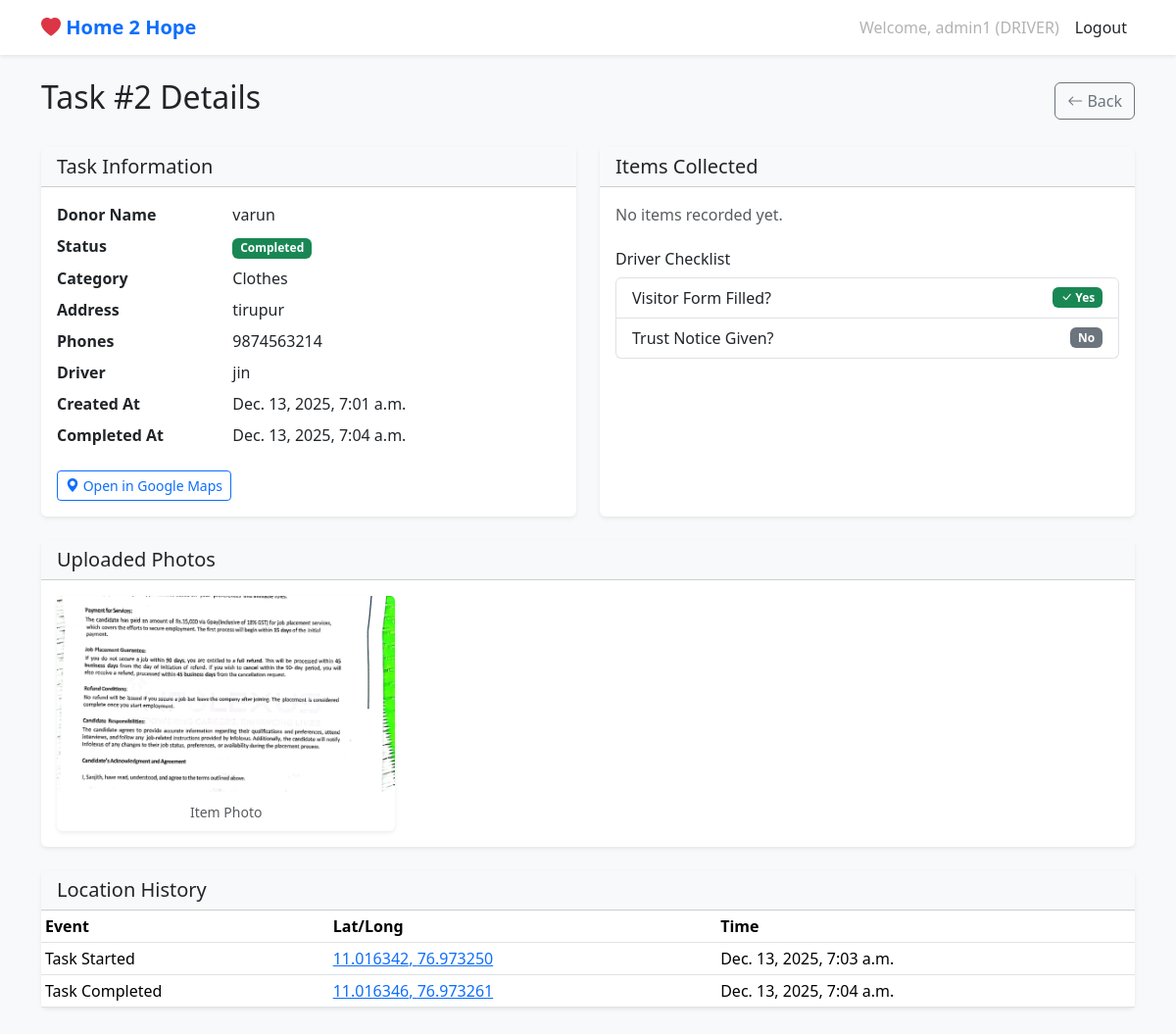
Page /tasks/2/admin/ (signed in) on the committed database.
### core/models.py (models this page shows, shortened)
class User(AbstractUser):
    ROLE_ADMIN = 'ADMIN'
    ROLE_DRIVER = 'DRIVER'
    ROLE_CHOICES = [
        (ROLE_ADMIN, 'Admin'),
        (ROLE_DRIVER, 'Driver'),
    ]
    role = models.CharField(max_length=10, choices=ROLE_CHOICES, default=ROLE_DRIVER)
    phone_number = models.CharField(max_length=20, blank=True)

class Task(models.Model):
    STATUS_ASSIGNED = 'ASSIGNED'
    STATUS_IN_PROGRESS = 'IN_PROGRESS'
    STATUS_COMPLETED = 'COMPLETED'
    STATUS_CHOICES = [
        (STATUS_ASSIGNED, 'Assigned'),
        (STATUS_IN_PROGRESS, 'In Progress'),
        (STATUS_COMPLETED, 'Completed'),
    ]
    donor_name = models.CharField(max_length=255)
    address = models.TextField()
    phone_numbers = models.CharField(max_length=255, help_text="Comma-separated phone numbers")
    location_link = models.URLField(max_length=500, help_text="Google Maps Share Link")
    CATEGORY_CHOICES = [
        ('FURNITURE', 'Furniture'),
        ('CLOTHES', 'Clothes'),
        ('ELECTRONICS', 'Electronics'),
        ('FOOD', 'Food'),
        ('BOOKS', 'Books'),
        ('OTHER', 'Other'),
    ]
    category = models.CharField(max_length=50, choices=CATEGORY_CHOICES, default='OTHER')
    is_urgent = models.BooleanField(default=False)
    assigned_to = models.ForeignKey(User, on_delete=models.SET_NULL, null=True, blank=True, related_name='assigned_tasks')
    created_by = models.ForeignKey(User, on_delete=models.CASCADE, related_name='created_tasks')
    status = models.CharField(max_length=20, choices=STATUS_CHOICES, default=STATUS_ASSIGNED)
    created_at = models.DateTimeField(auto_now_add=True)
    updated_at = models.DateTimeField(auto_now=True)
    completed_at = models.DateTimeField(null=True, blank=True)
    visitor_form_filled = models.BooleanField(default=False)
    trust_notice_given = models.BooleanField(default=False)

class TaskPhoto(models.Model):
    PHOTO_TYPE_ITEM = 'ITEM'
    PHOTO_TYPE_DONOR = 'DONOR'
    PHOTO_TYPE_VISITOR_FORM = 'VISITOR_FORM'
    PHOTO_TYPE_OTHER = 'OTHER'
    PHOTO_TYPE_CHOICES = [
        (PHOTO_TYPE_ITEM, 'Item Photo'),
        (PHOTO_TYPE_DONOR, 'Donor Photo'),
        (PHOTO_TYPE_VISITOR_FORM, 'Visitor Form'),
        (PHOTO_TYPE_OTHER, 'Other'),
    ]
    task = models.ForeignKey(Task, on_delete=models.CASCADE, related_name='photos')
    image = models.ImageField(upload_to='task_photos/%Y/%m/%d/')
    photo_type = models.CharField(max_length=20, choices=PHOTO_TYPE_CHOICES, default=PHOTO_TYPE_ITEM)
    uploaded_at = models.DateTimeField(auto_now_add=True)

class LocationLog(models.Model):
    EVENT_START = 'START'
    EVENT_COMPLETE = 'COMPLETE'
    EVENT_CHOICES = [
        (EVENT_START, 'Task Started'),
        (EVENT_COMPLETE, 'Task Completed'),
    ]
    task = models.ForeignKey(Task, on_delete=models.CASCADE, related_name='location_logs')
    latitude = models.DecimalField(max_digits=9, decimal_places=6)
    longitude = models.DecimalField(max_digits=9, decimal_places=6)
    event = models.CharField(max_length=20, choices=EVENT_CHOICES)
    timestamp = models.DateTimeField(auto_now_add=True)

### core/views.py (the view)
# urls.py: path('tasks/<int:pk>/admin/', views.AdminTaskDetailView.as_view(), name='admin_task_detail'),
class AdminTaskDetailView(AdminRequiredMixin, DetailView):
    model = Task
    template_name = 'core/task_detail_admin.html'
    context_object_name = 'task'

### core/views.py (called while the page is built)
    def test_func(self):
        return self.request.user.is_authenticated and (self.request.user.role == 'ADMIN' or self.request.user.is_superuser)

### templates/core/task_detail_admin.html (shortened to what this page needs)
{% extends 'base.html' %}
{% block content %}
<div class="d-flex justify-content-between align-items-center mb-4">
    <h2>Task #{{ task.id }} Details</h2>
    <a href="javascript:history.back()" class="btn btn-outline-secondary"><i class="bi bi-arrow-left"></i> Back</a>
</div>
<div class="row">
    <div class="col-md-6 mb-4">
        <div class="card h-100">
            <div class="card-header bg-light">
                <h5 class="mb-0">Task Information</h5>
            </div>
            <div class="card-body">
                <dl class="row">
                    <dt class="col-sm-4">Donor Name</dt>
                    <dd class="col-sm-8">{{ task.donor_name }}</dd>
                    <dt class="col-sm-4">Status</dt>
                    <dd class="col-sm-8">
                        <span
                            class="badge bg-{% if task.status == 'COMPLETED' %}success{% elif task.status == 'IN_PROGRESS' %}primary{% else %}warning text-dark{% endif %}">
                            {{ task.get_status_display }}
                        </span>
                    </dd>
                    <dt class="col-sm-4">Category</dt>
                    <dd class="col-sm-8">{{ task.get_category_display }}</dd>
                    <dt class="col-sm-4">Address</dt>
                    <dd class="col-sm-8">{{ task.address }}</dd>
                    <dt class="col-sm-4">Phones</dt>
                    <dd class="col-sm-8">{{ task.phone_numbers }}</dd>
                    <dt class="col-sm-4">Driver</dt>
                    <dd class="col-sm-8">{{ task.assigned_to.username|default:"Unassigned" }}</dd>
                    <dt class="col-sm-4">Created At</dt>
                    <dd class="col-sm-8">{{ task.created_at }}</dd>
                    {% if task.completed_at %}
                    <dt class="col-sm-4">Completed At</dt>
                    <dd class="col-sm-8">{{ task.completed_at }}</dd>
                    {% endif %}
                </dl>
                {% if task.location_link %}
                <a href="{{ task.location_link }}" target="_blank" class="btn btn-outline-primary btn-sm">
                    <i class="bi bi-geo-alt-fill"></i> Open in Google Maps
                </a>
                {% endif %}
            </div>
        </div>
    </div>
    <div class="col-md-6 mb-4">
        <div class="card h-100">
            <div class="card-header bg-light">
                <h5 class="mb-0">Items Collected</h5>
            </div>
            <div class="card-body">
                {% if task.items.exists %}
                <div class="table-responsive">
                    <table class="table table-sm table-bordered">
                        <thead>
                            <tr>
                                <th>Category</th>
                                <th>Qty</th>
                                <th>Condition</th>
                            </tr>
                        </thead>
                        <tbody>
                            {% for item in task.items.all %}
                            <tr>
                                <td>{{ item.category }}</td>
                                <td>{{ item.quantity }}</td>
                                <td>{{ item.get_condition_display }}</td>
                            </tr>
                            {% endfor %}
                        </tbody>
                    </table>
                </div>
                {% else %}
                <p class="text-muted">No items recorded yet.</p>
                {% endif %}
                <h6 class="mt-4">Driver Checklist</h6>
                <ul class="list-group">
                    <li class="list-group-item d-flex justify-content-between align-items-center">
                        Visitor Form Filled?
                        {% if task.visitor_form_filled %}
                        <span class="badge bg-success"><i class="bi bi-check-lg"></i> Yes</span>
                        {% else %}
                        <span class="badge bg-secondary">No</span>
                        {% endif %}
                    </li>
                    <li class="list-group-item d-flex justify-content-between align-items-center">
                        Trust Notice Given?
                        {% if task.trust_notice_given %}
                        <span class="badge bg-success"><i class="bi bi-check-lg"></i> Yes</span>
                        {% else %}
                        <span class="badge bg-secondary">No</span>
                        {% endif %}
                    </li>
                </ul>
            </div>
        </div>
    </div>
</div>
<div class="card mb-4">
    <div class="card-header bg-light">
        <h5 class="mb-0">Uploaded Photos</h5>
    </div>
    <div class="card-body">
        {% if task.photos.exists %}
        <div class="row row-cols-1 row-cols-md-3 g-4">
            {% for photo in task.photos.all %}
            <div class="col">
                <div class="card h-100">
                    <a href="{{ photo.image.url }}" target="_blank">
                        <img src="{{ photo.image.url }}" class="card-img-top" alt="{{ photo.get_photo_type_display }}"
                            style="height: 200px; object-fit: cover;">
                    </a>
                    <div class="card-body p-2 text-center">
                        <small class="text-muted">{{ photo.get_photo_type_display }}</small>
                    </div>
                </div>
            </div>
            {% endfor %}
        </div>
        {% else %}
        <p class="text-muted">No photos uploaded.</p>
        {% endif %}
    </div>
</div>
{% if task.location_logs.exists %}
<div class="card">
    <div class="card-header bg-light">
        <h5 class="mb-0">Location History</h5>
    </div>
    <div class="table-responsive">
        <table class="table table-sm mb-0">
            <thead>
                <tr>
                    <th>Event</th>
                    <th>Lat/Long</th>
                    <th>Time</th>
                </tr>
            </thead>
            <tbody>
                {% for log in task.location_logs.all %}
                <tr>
                    <td>{{ log.get_event_display }}</td>
                    <td>
                        <a href="https://www.google.com/maps?q={{ log.latitude }},{{ log.longitude }}" target="_blank">
                            {{ log.latitude }}, {{ log.longitude }}
                        </a>
                    </td>
                    <td>{{ log.timestamp }}</td>
                </tr>
                {% endfor %}
            </tbody>
        </table>
    </div>
</div>
{% endif %}
{% endblock %}

### templates/base.html (shortened to what this page needs)
<!DOCTYPE html>
<html lang="en">
<head>
    <link href="https://cdn.jsdelivr.net/npm/bootstrap@5.3.2/dist/css/bootstrap.min.css" rel="stylesheet">
    <link rel="stylesheet" href="https://cdn.jsdelivr.net/npm/bootstrap-icons@1.11.1/font/bootstrap-icons.css">
</head>
<body>
    <nav class="navbar navbar-expand-lg navbar-light bg-white shadow-sm mb-4">
        <div class="container">
            <a class="navbar-brand" href="{% url 'dashboard' %}">
                <i class="bi bi-heart-fill text-danger"></i> Home 2 Hope
            </a>
            <div class="collapse navbar-collapse" id="navbarNav">
                <ul class="navbar-nav ms-auto">
                    {% if user.is_authenticated %}
                        <li class="nav-item">
                            <span class="nav-link disabled">Welcome, {{ user.username }} ({{ user.role }})</span>
                        </li>
                        <li class="nav-item">
                            <form action="{% url 'logout' %}" method="post">
                                <button type="submit" class="nav-link btn btn-link text-dark">Logout</button>
                            </form>
                        </li>
                    {% else %}
                        <li class="nav-item">
                            <a class="nav-link" href="{% url 'login' %}">Login</a>
                        </li>
                    {% endif %}
                </ul>
            </div>
        </div>
    </nav>
    <div class="container mb-5">
        {% block content %}{% endblock %}
    </div>
</body>
</html>

### templates/base.html (style rules this page uses)
body { background-color: #f8f9fa; }
.card { box-shadow: 0 0.125rem 0.25rem rgba(0, 0, 0, 0.075); border: none; }
.navbar-brand { font-weight: bold; color: #0d6efd !important; }

### rows in the picture
User: username "admin1", role "DRIVER"
Task: id "2", donor_name "varun", status "Completed", category "Clothes", address "tirupur", phone_numbers "9874563214", assigned_to.username "jin", created_at "Dec. 13, 2025, 7:01 a.m.", completed_at "Dec. 13, 2025, 7:04 a.m."
TaskPhoto: image (picture), photo_type "Item Photo"
LocationLog: event "Task Started", latitude "11.016342", longitude "76.973250", timestamp "Dec. 13, 2025, 7:03 a.m."
LocationLog: event "Task Completed", latitude "11.016346", longitude "76.973261", timestamp "Dec. 13, 2025, 7:04 a.m."
